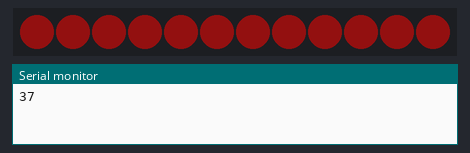
Bench run of a sketch on a simulated Arduino Uno, built with avr-gcc and run on an emulated ATmega328P. Parts: 12 RGB LEDs in strip order, left to right, the last lines printed to the serial monitor. Dim RGB values are drawn brighter than linear; random numbers use the default seed unless the sketch sets one.

Above: at 0.45 s.
At 39.7 s:
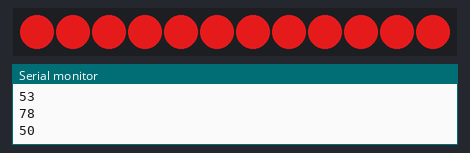

The sketch:

heart_draw.ino
```cpp
#include <Adafruit_NeoPixel.h>

#define PIXEL_PIN 6
#define PIXEL_COUNT 12 // NeoPixelの個数（例として12個に設定）
#define PIXEL_BRIGHTNESS 255 // NeoPixelの輝度（0-255）

Adafruit_NeoPixel pixels(PIXEL_COUNT, PIXEL_PIN, NEO_GRB + NEO_KHZ800);

void setup() {
  Serial.begin(9600); // シリアル通信を初期化
  pixels.begin();     // NeoPixelの初期化
}

void flashAndFade(uint32_t color, int duration) {
  // フェードイン
  for (int i = 0; i <= PIXEL_BRIGHTNESS; i++) {
    pixels.setBrightness(i);
    for (int j = 0; j < PIXEL_COUNT; j++) {
      pixels.setPixelColor(j, color);
    }
    pixels.show();
    delay(duration);
  }

  // フェードアウト
  for (int i = PIXEL_BRIGHTNESS; i >= 0; i--) {
    pixels.setBrightness(i);
    for (int j = 0; j < PIXEL_COUNT; j++) {
      pixels.setPixelColor(j, color);
    }
    pixels.show();
    delay(duration);
  }

  pixels.setBrightness(PIXEL_BRIGHTNESS); // 輝度を元に戻す
  pixels.clear(); // NeoPixelを消す
  pixels.show();
}

void loop() {
  int value = random(30, 100); // 30から100の間でランダムな数値を生成
  Serial.println(value); // 数値をシリアル通信で送信

  // NeoPixelを点灯（赤色の場合）
  uint32_t red = pixels.Color(PIXEL_BRIGHTNESS, 30, 30); // 赤色の色を作成
  flashAndFade(red, 15); // フェードイン＆フェードアウト点滅（30ミリ秒間隔）

  delay(1000); // データ送信間隔（1秒）
}
```
